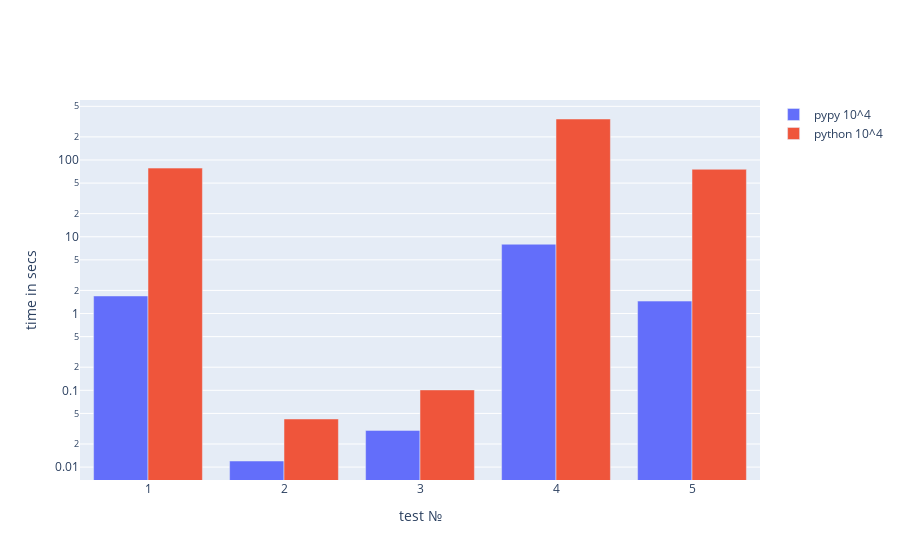
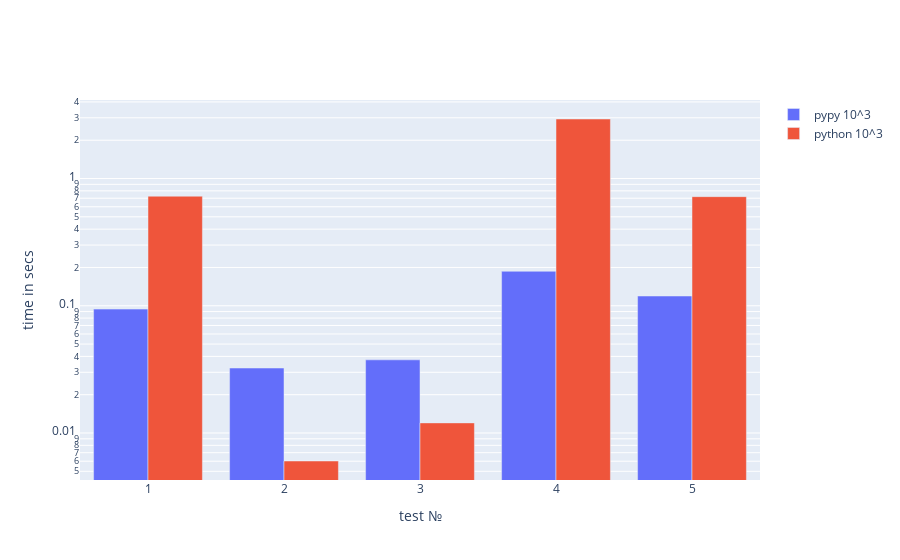
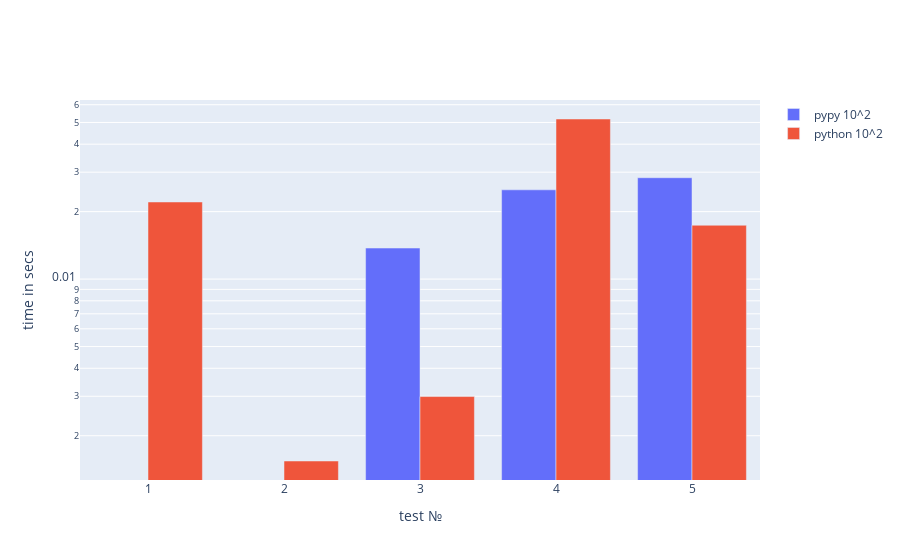

Here is the notebook cell these charts were saved with, in order:
### Markdown cell above
**Оценка времени на оригинальном интерпретаторе python 3.8 и pypy 3.8**

### Code cell
with open('tests_only_time.txt') as file:
    s = file.read()
s = s.split('#')
s = list(map(lambda x: x.split('\n')[0::2], s))
s = list(map(lambda x: list(map(lambda t: t.split(': ')[-1], x)), s))
pypy_4 = list(map(float, s[0][1:]))
pypy_3 = list(map(float, s[1][1:]))
pypy_2 = list(map(float, s[2][1:]))
python_4 = list(map(float, s[3][1:]))
python_3 = list(map(float, s[4][1:]))
python_2 = list(map(float, s[5][1:]))

import pandas as pd
import plotly.graph_objects as go

df = pd.DataFrame({'interpreter': ['pypy' for _ in range(15)] + ['python' for _ in range(15)],
                   'size': ['10^4' for _ in range(5)] + ['10^3' for _ in range(5)] + ['10^2' for _ in range(5)] +\
                   ['10^4' for _ in range(5)] + ['10^3' for _ in range(5)] + ['10^2' for _ in range(5)],
                   'time': pypy_4 + pypy_3 + pypy_2 + python_4 + python_3 + python_2,
                   'test': [1, 2, 3, 4, 5] * 6})

fig1 = go.Figure(data=[
    go.Bar(x=df[(df['interpreter'] == 'pypy') & (df['size'] == '10^4')]['test'],
           y=df[(df['interpreter'] == 'pypy') & (df['size'] == '10^4')]['time'],
           name='pypy 10^4'),
    go.Bar(x=df[(df['interpreter'] == 'python') & (df['size'] == '10^4')]['test'],
           y=df[(df['interpreter'] == 'python') & (df['size'] == '10^4')]['time'],
           name='python 10^4'),
])
fig1.update_yaxes(type="log", title_text='time in secs')
fig1.update_xaxes(title_text='test №')
fig1.update_layout(barmode='group')

fig2 = go.Figure(data=[
    go.Bar(x=df[(df['interpreter'] == 'pypy') & (df['size'] == '10^3')]['test'],
           y=df[(df['interpreter'] == 'pypy') & (df['size'] == '10^3')]['time'],
           name='pypy 10^3'),
    go.Bar(x=df[(df['interpreter'] == 'python') & (df['size'] == '10^3')]['test'],
           y=df[(df['interpreter'] == 'python') & (df['size'] == '10^3')]['time'],
           name='python 10^3'),
])
fig2.update_yaxes(type="log", title_text='time in secs')
fig2.update_xaxes(title_text='test №')
fig2.update_layout(barmode='group')

fig3 = go.Figure(data=[
    go.Bar(x=df[(df['interpreter'] == 'pypy') & (df['size'] == '10^2')]['test'],
           y=df[(df['interpreter'] == 'pypy') & (df['size'] == '10^2')]['time'],
           name='pypy 10^2'),
    go.Bar(x=df[(df['interpreter'] == 'python') & (df['size'] == '10^2')]['test'],
           y=df[(df['interpreter'] == 'python') & (df['size'] == '10^2')]['time'],
           name='python 10^2'),
])
fig3.update_yaxes(type="log", title_text='time in secs')
fig3.update_xaxes(title_text='test №')
fig3.update_layout(barmode='group')

fig1.show()
fig2.show()
fig3.show()

### Figure 1 — Plotly figure (JSON) as saved in the notebook; plotly's stock layout.template omitted (floating-point values rounded to 4 significant figures)
{"data": [{"name": "pypy 10^4", "type": "bar", "x": [1, 2, 3, 4, 5], "y": [1.694, 0.012, 0.03005, 7.994, 1.453]}, {"name": "python 10^4", "type": "bar", "x": [1, 2, 3, 4, 5], "y": [78.39, 0.04232, 0.1012, 341.9, 75.7]}], "layout": {"barmode": "group", "xaxis": {"title": {"text": "test №"}}, "yaxis": {"title": {"text": "time in secs"}, "type": "log"}}}

### Figure 2 — Plotly figure (JSON) as saved in the notebook; plotly's stock layout.template omitted (floating-point values rounded to 4 significant figures)
{"data": [{"name": "pypy 10^3", "type": "bar", "x": [1, 2, 3, 4, 5], "y": [0.09411, 0.03241, 0.03759, 0.1866, 0.1193]}, {"name": "python 10^3", "type": "bar", "x": [1, 2, 3, 4, 5], "y": [0.7263, 0.006024, 0.01201, 2.936, 0.7203]}], "layout": {"barmode": "group", "xaxis": {"title": {"text": "test №"}}, "yaxis": {"title": {"text": "time in secs"}, "type": "log"}}}

### Figure 3 — Plotly figure (JSON) as saved in the notebook; plotly's stock layout.template omitted (floating-point values rounded to 4 significant figures)
{"data": [{"name": "pypy 10^2", "type": "bar", "x": [1, 2, 3, 4, 5], "y": [0, 0, 0.01376, 0.02503, 0.02834]}, {"name": "python 10^2", "type": "bar", "x": [1, 2, 3, 4, 5], "y": [0.02209, 0.001543, 0.002992, 0.05181, 0.01739]}], "layout": {"barmode": "group", "xaxis": {"title": {"text": "test №"}}, "yaxis": {"title": {"text": "time in secs"}, "type": "log"}}}
